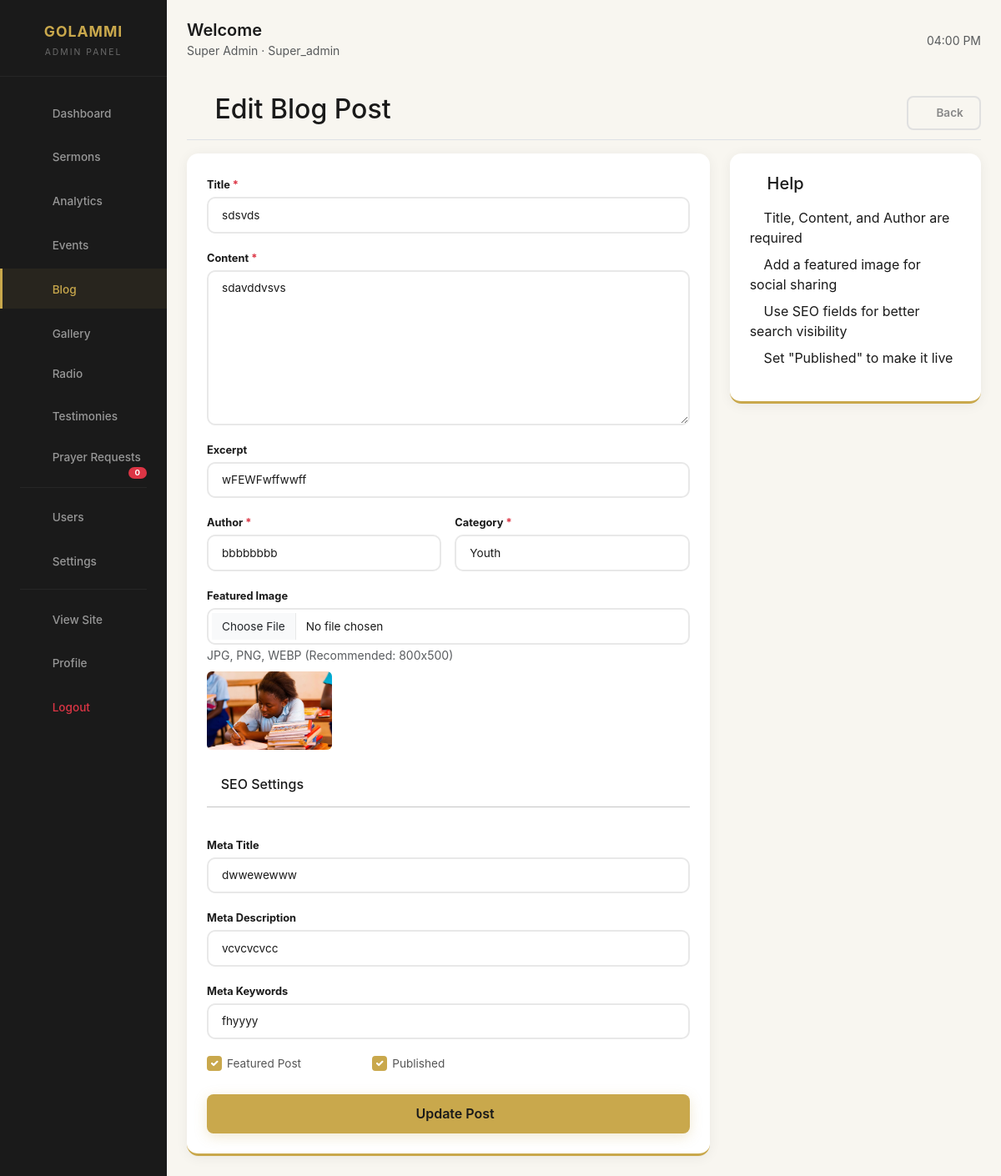
The page /admin/blog/edit/1 (signed in) on the database its author committed.
### models/user.py (models this page shows, shortened)
class User(UserMixin, db.Model):
    __tablename__ = "users"
    id = db.Column(db.Integer, primary_key=True)
    username = db.Column(db.String(80), unique=True, nullable=False)
    email = db.Column(db.String(120), unique=True, nullable=False)
    password_hash = db.Column(db.String(255), nullable=False)
    full_name = db.Column(db.String(120), nullable=False)
    role = db.Column(
        db.String(50), nullable=False, default="admin"
    )  # super_admin, admin, moderator, editor
    is_active = db.Column(db.Boolean, default=True)
    created_at = db.Column(db.DateTime, default=datetime.utcnow)
    updated_at = db.Column(
        db.DateTime, default=datetime.utcnow, onupdate=datetime.utcnow
    )
    last_login = db.Column(db.DateTime)
    created_sermons = db.relationship(
        "Sermon", backref="creator", lazy=True, foreign_keys="Sermon.created_by"
    )
    updated_sermons = db.relationship(
        "Sermon", backref="updater", lazy=True, foreign_keys="Sermon.updated_by"
    )
    created_events = db.relationship(
        "Event", backref="creator", lazy=True, foreign_keys="Event.created_by"
    )
    updated_events = db.relationship(
        "Event", backref="updater", lazy=True, foreign_keys="Event.updated_by"
    )
    created_blog_posts = db.relationship(
        "BlogPost", backref="creator", lazy=True, foreign_keys="BlogPost.created_by"
    )
    updated_blog_posts = db.relationship(
        "BlogPost", backref="updater", lazy=True, foreign_keys="BlogPost.updated_by"
    )
    def is_admin(self):
        return self.role in ["super_admin", "admin"]

### models/blog.py (models this page shows, shortened)
class BlogPost(db.Model):
    __tablename__ = "blog_posts"
    id = db.Column(db.Integer, primary_key=True)
    title = db.Column(db.String(200), nullable=False)
    slug = db.Column(db.String(200), unique=True, nullable=False)
    content = db.Column(db.Text, nullable=False)
    excerpt = db.Column(db.String(300))
    category = db.Column(
        db.String(50), nullable=False
    )  # Event, Ministry, Testimony, Youth, Prayer, Worship
    author = db.Column(db.String(100), nullable=False)
    featured_image = db.Column(db.String(255))
    is_featured = db.Column(db.Boolean, default=False)
    is_published = db.Column(db.Boolean, default=True)
    meta_title = db.Column(db.String(200))
    meta_description = db.Column(db.String(300))
    meta_keywords = db.Column(db.String(300))
    published_date = db.Column(db.DateTime, default=datetime.utcnow)
    created_at = db.Column(db.DateTime, default=datetime.utcnow)
    updated_at = db.Column(
        db.DateTime, default=datetime.utcnow, onupdate=datetime.utcnow
    )
    created_by = db.Column(db.Integer, db.ForeignKey("users.id"))
    updated_by = db.Column(db.Integer, db.ForeignKey("users.id"))
    comments = db.relationship(
        "BlogComment", backref="post", lazy=True, cascade="all, delete-orphan"
    )

### routes/admin.py (the view, shortened to what this page needs)
@admin_bp.route("/blog/edit/<int:post_id>", methods=["GET", "POST"])
@login_required
@admin_required
def edit_blog(post_id):
    post = BlogPost.query.get_or_404(post_id)
    form = BlogForm(obj=post)
    return render_template(
        "admin/blog_form.html", form=form, post=post, title="Edit Blog Post"
    )

### templates/admin/blog_form.html (shortened to what this page needs)
{% extends "admin/base.html" %}
{% block content %}
<div class="d-flex justify-content-between flex-wrap flex-md-nowrap align-items-center pt-3 pb-2 mb-3 border-bottom">
    <h1 class="h2"><i class="bi bi-newspaper" style="color: var(--gold);"></i> {{ title }}</h1>
    <div>
        <a href="{{ url_for('admin.blog') }}" class="btn btn-outline-secondary">
            <i class="bi bi-arrow-left"></i> Back
        </a>
    </div>
</div>
<div class="row">
    <div class="col-lg-8">
        <div class="admin-card">
            <form method="POST" enctype="multipart/form-data">
                <div class="row g-3">
                    <div class="col-12">
                        <div class="form-group">
                            <label class="form-label fw-bold">Title <span class="text-danger">*</span></label>
                            {{ form.title(class="form-control", placeholder="Enter post title") }}
                        </div>
                    </div>
                    <div class="col-12">
                        <div class="form-group">
                            <label class="form-label fw-bold">Content <span class="text-danger">*</span></label>
                            {{ form.content(class="form-control", rows="8", placeholder="Write your blog post content here...") }}
                        </div>
                    </div>
                    <div class="col-12">
                        <div class="form-group">
                            <label class="form-label fw-bold">Excerpt</label>
                            {{ form.excerpt(class="form-control", rows="2", placeholder="Brief summary (max 300 chars)") }}
                        </div>
                    </div>
                    <div class="col-md-6">
                        <div class="form-group">
                            <label class="form-label fw-bold">Author <span class="text-danger">*</span></label>
                            {{ form.author(class="form-control", placeholder="Author name") }}
                        </div>
                    </div>
                    <div class="col-md-6">
                        <div class="form-group">
                            <label class="form-label fw-bold">Category <span class="text-danger">*</span></label>
                            {{ form.category(class="form-control") }}
                        </div>
                    </div>
                    <div class="col-12">
                        <div class="form-group">
                            <label class="form-label fw-bold">Featured Image</label>
                            {{ form.featured_image(class="form-control") }}
                            <small class="text-muted">JPG, PNG, WEBP (Recommended: 800x500)</small>
                            {% if post and post.featured_image %}
                            <div class="mt-2">
                                <img src="{{ url_for('static', filename='uploads/' + post.featured_image) }}" alt="Current image" style="width: 150px; height: 94px; object-fit: cover; border-radius: 6px;">
                            </div>
                            {% endif %}
                        </div>
                    </div>
                    <div class="col-12">
                        <h6 class="mt-3"><i class="bi bi-gear" style="color: var(--gold);"></i> SEO Settings</h6>
                        <hr>
                    </div>
                    <div class="col-12">
                        <div class="form-group">
                            <label class="form-label fw-bold">Meta Title</label>
                            {{ form.meta_title(class="form-control", placeholder="SEO title (max 200 chars)") }}
                        </div>
                    </div>
                    <div class="col-12">
                        <div class="form-group">
                            <label class="form-label fw-bold">Meta Description</label>
                            {{ form.meta_description(class="form-control", rows="2", placeholder="SEO description (max 300 chars)") }}
                        </div>
                    </div>
                    <div class="col-12">
                        <div class="form-group">
                            <label class="form-label fw-bold">Meta Keywords</label>
                            {{ form.meta_keywords(class="form-control", placeholder="Keywords separated by commas") }}
                        </div>
                    </div>
                    <div class="col-12">
                        <div class="row g-3">
                            <div class="col-md-4">
                                <div class="form-check">
                                    {{ form.is_featured(class="form-check-input") }}
                                    <label class="form-check-label">Featured Post</label>
                                </div>
                            </div>
                            <div class="col-md-4">
                                <div class="form-check">
                                    {{ form.is_published(class="form-check-input") }}
                                    <label class="form-check-label">Published</label>
                                </div>
                            </div>
                        </div>
                    </div>
                    <div class="col-12 mt-4">
                        <button type="submit" class="btn btn-gold btn-lg w-100">
                            <i class="bi bi-save"></i> {{ 'Update' if post else 'Create' }} Post
                        </button>
                    </div>
                </div>
            </form>
        </div>
    </div>
    <div class="col-lg-4">
        <div class="admin-card">
            <h5 class="mb-3"><i class="bi bi-info-circle" style="color: var(--gold);"></i> Help</h5>
            <ul class="list-unstyled">
                <li class="mb-2"><i class="bi bi-check-circle text-success"></i> Title, Content, and Author are required</li>
                <li class="mb-2"><i class="bi bi-check-circle text-success"></i> Add a featured image for social sharing</li>
                <li class="mb-2"><i class="bi bi-check-circle text-success"></i> Use SEO fields for better search visibility</li>
                <li class="mb-2"><i class="bi bi-check-circle text-success"></i> Set "Published" to make it live</li>
            </ul>
        </div>
    </div>
</div>
{% endblock %}

### templates/admin/base.html (shortened to what this page needs)
<!DOCTYPE html>
<html lang="en">
<head>
    <link href="{{ url_for('static', filename='assets/vendor/bootstrap/css/bootstrap.min.css') }}" rel="stylesheet">
    <link href="{{ url_for('static', filename='assets/vendor/bootstrap-icons/bootstrap-icons.css') }}" rel="stylesheet">
</head>
<body>
    <div class="container-fluid">
        <div class="row">
            <nav class="col-md-3 col-lg-2 d-md-block sidebar">
                <div class="brand">
                    <h4>GOLAMMI</h4>
                    <small>Admin Panel</small>
                </div>
                <ul class="nav flex-column">
                    <li class="nav-item">
                        <a class="nav-link {% if request.endpoint == 'admin.dashboard' %}active{% endif %}" href="{{ url_for('admin.dashboard') }}">
                            <i class="bi bi-grid"></i> Dashboard
                        </a>
                    </li>
                    <li class="nav-item">
                        <a class="nav-link {% if request.endpoint in ['admin.sermons', 'admin.add_sermon', 'admin.edit_sermon'] %}active{% endif %}" href="{{ url_for('admin.sermons') }}">
                            <i class="bi bi-mic"></i> Sermons
                        </a>
                    </li>
                    <li class="nav-item">
                        <a class="nav-link {% if request.endpoint == 'admin.analytics' %}active{% endif %}" href="{{ url_for('admin.analytics', _external=False) }}">
                            <i class="bi bi-graph-up-arrow"></i> Analytics
                        </a>
                    </li>
                    <li class="nav-item">
                        <a class="nav-link {% if request.endpoint in ['admin.events', 'admin.add_event', 'admin.edit_event'] %}active{% endif %}" href="{{ url_for('admin.events') }}">
                            <i class="bi bi-calendar-event"></i> Events
                        </a>
                    </li>
                    <li class="nav-item">
                        <a class="nav-link {% if request.endpoint in ['admin.blog', 'admin.add_blog', 'admin.edit_blog'] %}active{% endif %}" href="{{ url_for('admin.blog') }}">
                            <i class="bi bi-newspaper"></i> Blog
                        </a>
                    </li>
                    <li class="nav-item">
                        <a class="nav-link {% if request.endpoint in ['admin.gallery', 'admin.add_gallery'] %}active{% endif %}" href="{{ url_for('admin.gallery') }}">
                            <i class="bi bi-images"></i> Gallery
                        </a>
                    </li>
                    <li class="nav-item">
                        <a class="nav-link {% if request.endpoint in ['admin.radio', 'admin.add_radio', 'admin.edit_radio'] %}active{% endif %}" href="{{ url_for('admin.radio') }}">
                             Radio
                        </a>
                    </li>
                    <li class="nav-item">
                        <a class="nav-link {% if request.endpoint in ['admin.testimonies', 'admin.add_testimony', 'admin.edit_testimony'] %}active{% endif %}" href="{{ url_for('admin.testimonies') }}">
                            <i class="bi bi-chat-quote"></i> Testimonies
                        </a>
                    </li>
                    <li class="nav-item">
                        <a class="nav-link {% if request.endpoint in ['admin.prayer_requests', 'admin.add_prayer_request', 'admin.edit_prayer_request'] %}active{% endif %}" href="{{ url_for('admin.prayer_requests') }}">
                             Prayer Requests
                            <span class="badge bg-danger">{{ prayer_pending_count or 0 }}</span>
                        </a>
                    </li>
                    <li class="nav-divider"></li>
                    <li class="nav-item">
                        <a class="nav-link {% if request.endpoint == 'admin.users' %}active{% endif %}" href="{{ url_for('admin.users') }}">
                            <i class="bi bi-people"></i> Users
                        </a>
                    </li>
                    <li class="nav-item">
                        <a class="nav-link {% if request.endpoint == 'admin.settings' %}active{% endif %}" href="{{ url_for('admin.settings') }}">
                            <i class="bi bi-gear"></i> Settings
                        </a>
                    </li>
                    <li class="nav-divider"></li>
                    <li class="nav-item">
                        <a class="nav-link" href="{{ url_for('frontend.index') }}" target="_blank">
                            <i class="bi bi-globe"></i> View Site
                        </a>
                    </li>
                    <li class="nav-item">
                        <a class="nav-link" href="{{ url_for('auth.profile') }}">
                            <i class="bi bi-person-circle"></i> Profile
                        </a>
                    </li>
                    <li class="nav-item">
                        <a class="nav-link text-danger" href="{{ url_for('auth.logout') }}">
                            <i class="bi bi-box-arrow-right"></i> Logout
                        </a>
                    </li>
                </ul>
            </nav>
            <main class="col-md-9 ms-sm-auto col-lg-10 px-md-4 main-content">
                <div class="d-flex justify-content-between align-items-center mb-4">
                    <div>
                        <h5 class="mb-0" style="font-weight: 600; color: var(--black);">
                            {% block page_title %}Welcome{% endblock %}
                        </h5>
                        <small class="text-muted">{{ current_user.full_name }} · {{ current_user.role|title }}</small>
                    </div>
                    <div class="d-flex align-items-center gap-2">
                        <span class="text-muted small"><i class="bi bi-clock"></i> <span id="currentTime"></span></span>
                    </div>
                </div>
                {% block content %}{% endblock %}
            </main>
        </div>
    </div>
</body>
</html>

### rows shown on the page
User: full_name "Super Admin", role "Super_admin"
BlogPost: title "sdsvds", content "sdavddvsvs", excerpt "wFEWFwffwwff", author "bbbbbbbb", category "Youth", featured_image (picture), meta_title "dwwewewww", meta_description "vcvcvcvcc", meta_keywords "fhyyyy", is_featured "☑", is_published "☑"

### other values the page prints
{{ prayer_pending_count or 0 }} "0"
{{ title }} "Edit Blog Post"
{{ 'Update' if post else 'Create' }} "Update"
